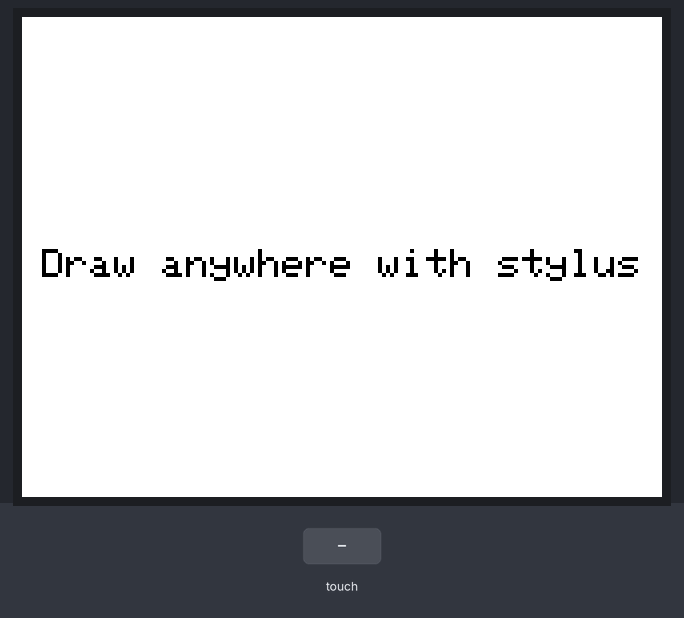
A sketch run on a simulated ESP32. On the bench: 320×240 colour display. The inputs (shaded band) are chosen by the test bench. What the sketch prints to the serial monitor is not drawn.

Above: at 1.4 s.
1.5 s: screen touched at 13 % across, 10 % down
3.0 s: screen touched at 38 % across, 10 % down
Timing chart, 0 to 6.0 s (numbered marks = the images above; inputs shaded):
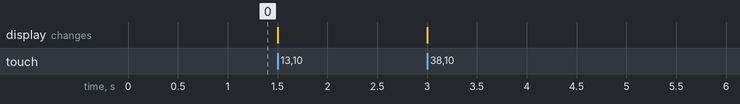

The sketch:

TFT_TouchTest.ino
```cpp
#include <TFT_eSPI.h>
#include <SPI.h>

TFT_eSPI tft = TFT_eSPI();

void setup() {
  Serial.begin(115200);
  tft.init();
  tft.setRotation(1); // 橫向顯示 (320x240)

  // 設定背景為白色
  tft.fillScreen(TFT_WHITE);

  // 設定提示文字顏色與大小
  tft.setTextColor(TFT_BLACK, TFT_WHITE);
  tft.setTextSize(2);
  tft.invertDisplay(1);

  String msg = "Draw anywhere with stylus";
  int16_t xPos = (tft.width() - tft.textWidth(msg)) / 2;
  int16_t yPos = (tft.height() - 8) / 2;

  tft.setCursor(xPos, yPos);
  tft.println(msg);

  // 觸控校準參數 (請用Calibar數據 複寫這行)
  uint16_t calData[5] = { 275, 3620, 264, 3532, 1 };
  // ---------------------------------------------
  tft.setTouch(calData);
}

void loop() {
  uint16_t x, y;

  // getTouch 會偵測觸碰，並自動根據 setRotation 轉換為像素座標
  if (tft.getTouch(&x, &y)) {
    Serial.printf("觸碰座標: x=%d, y=%d\n", x, y);

    // 在觸碰位置畫圓點，顏色設為黑色 (TFT_BLACK)
    // 半徑設為 2，增加筆觸感
    tft.fillCircle(x, y, 2, TFT_BLACK);
  }
}
```
